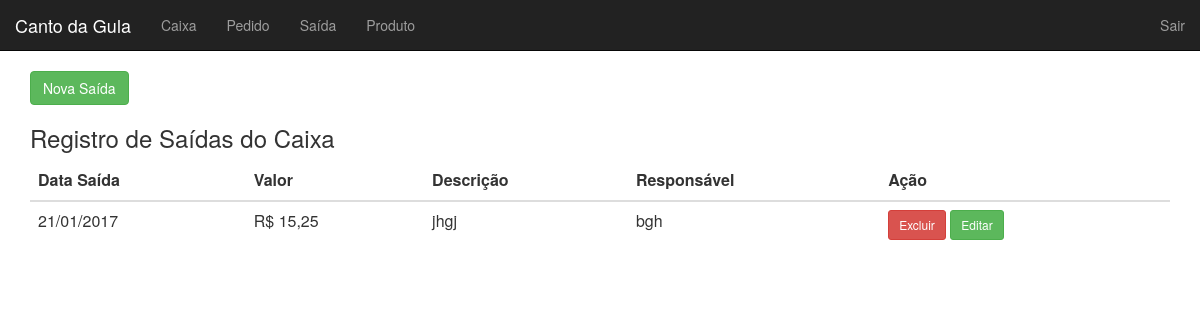
Screenshot of /saida/ (signed in) with the database file from the repository.
### tables this page shows
CREATE TABLE `saida` (
  `id` int(11) NOT NULL AUTO_INCREMENT,
  `dt_saida` date NOT NULL,
  `valor` double NOT NULL,
  `descricao` text NOT NULL,
  `responsavel` varchar(50) NOT NULL,
  PRIMARY KEY (`id`)
);

### core/controller.php (called while the page is built, shortened)
<?php
class controller {
    public function loadTemplate($viewName, $viewData = array()){
        include 'views/template.php';
    }
    public function loadViewInTemplate($viewName, $viewData = array()){
        extract($viewData);
        include 'views/'.$viewName.'.php';
    }
}
?>

### controllers/saidaController.php (called while the page is built, shortened)
<?php
class saidaController extends controller {
    public function index() {
        $dados = array(
            'saidas' => array()
        );
        $saida = new Saida();
        $dados['saidas'] = $saida->getSaidas();
        $this->loadTemplate('saida', $dados);
    }
}
?>

### core/core.php (called while the page is built, shortened)
<?php
class Core{
    public function run(){
        $url = (isset($_GET['q']))?"/".$_GET['q']:"";
        $params = array();
        if (!empty($url) && $url != '/') {
            $url = explode('/', $url);
            array_shift($url);
            if ($url[count($url)-1] == ""){
                array_pop($url);
            }
            array_shift($url);
            if (isset($url[0])) {
                    $currentAction = $url[0];
                    array_shift($url);
            } else {
                    $currentAction = 'index';
            }
        } else {
            $currentController = 'homeController';
            $currentAction = 'index';
        }
        $c = new $currentController();
        call_user_func_array(array($c, $currentAction), $params);
    }
}
?>

### index.php (called while the page is built, shortened)
<?php
$core = new Core();
$core->run();
?>

### core/model.php (called while the page is built, shortened)
<?php
class model {
    public function __construct(){
        global $banco;
        $this->db = $banco;
    }
}
?>

### models/Saida.php (called while the page is built, shortened)
<?php
class Saida extends model {
    public function getSaidas() {
        $array = array();
        $sql = "SELECT * FROM saida";
        $sql = $this->db->query($sql);
        if ($sql->rowCount() > 0) {
            $array = $sql->fetchAll();
        }
        return $array;
    }
}

### views/saida.php (the view)
<div class="row">
    <div class="col-md-12">
        <a href="<?php echo BASE_URL; ?>/saida/add" class="btn btn-success">Nova Saída</a>
    </div>
</div>
<div class="row">
    <div class="col-md-12">
        <h3>Registro de Saídas do Caixa</h3>
        <table class="table table-hover">
            <thead>
                <tr>
                    <th>Data Saída</th>
                    <th>Valor</th>
                    <th>Descrição</th>
                    <th>Responsável</th>
                    <th>Ação</th>
                </tr>
            </thead>
            <tbody>
                <?php foreach ($saidas as $saida): ?>
                <tr>
                    <td><?php echo date('d/m/Y',strtotime($saida['dt_saida'])); ?></td>
                    <td><?php echo "R$ ".number_format($saida['valor'],2,',','.'); ?></td>
                    <td><?php echo $saida['descricao']; ?></td>
                    <td><?php echo $saida['responsavel']; ?></td>
                    <td>
                        <a href="<?php echo BASE_URL; ?>/saida/excluir/<?php echo $saida['id']; ?>" class="btn btn-sm btn-danger">Excluir</a>
                        <a href="<?php echo BASE_URL; ?>/saida/editar/<?php echo $saida['id']; ?>" class="btn btn-sm btn-success">Editar</a>
                    </td>
                </tr>
                <?php endforeach; ?>
            </tbody>
        </table>
    </div>
</div>

### rows the page displays
saida: dt_saida "21/01/2017", valor "15,25", descricao "jhgj", responsavel "bgh"
